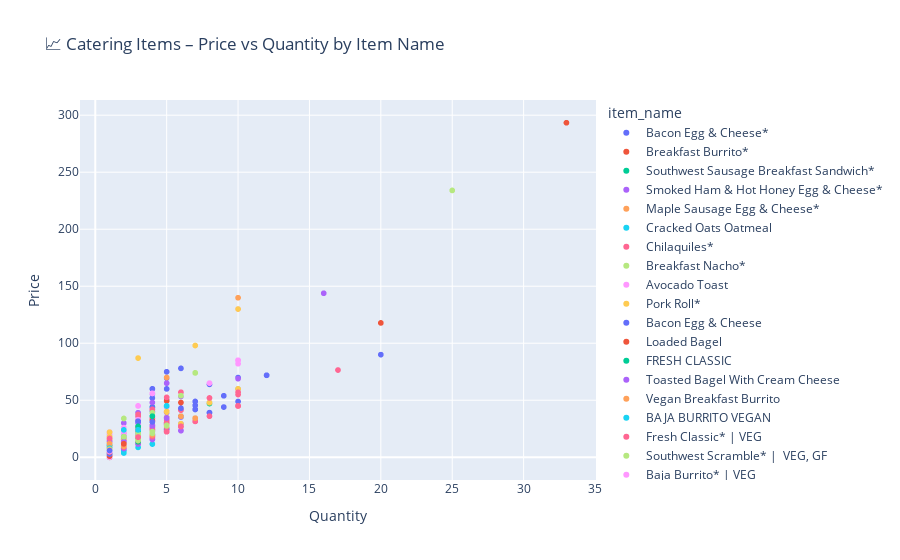
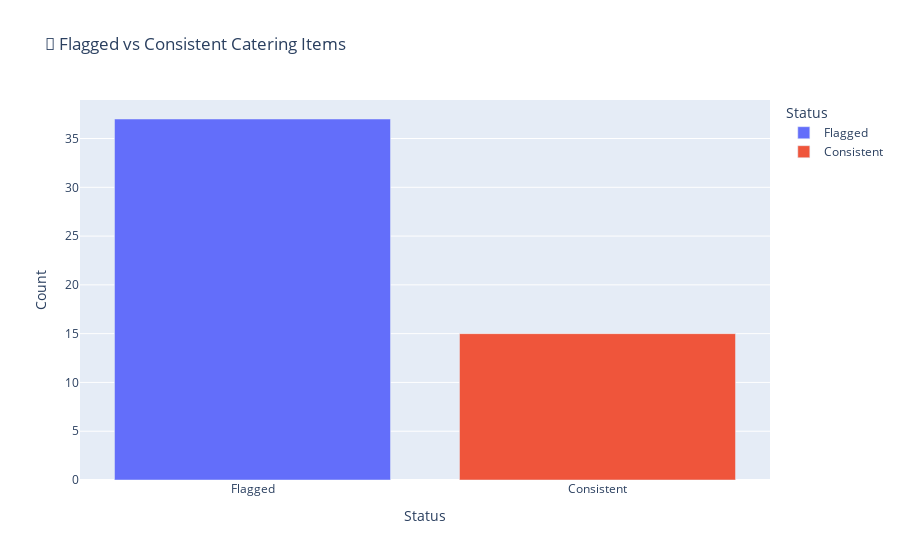

These figures' notebook cell, in order:
### Code cell
import plotly.express as px

# Call flagging function
flagged_df = flag_price_quantity_inconsistencies(order_items)

# 1. Scatter Plot: Pricing behavior per item
fig1 = px.scatter(
    order_items[order_items["item_category"].str.lower() == "breakfast"],
    x="item_quantity",
    y="item_price",
    color="item_name",
    title="📈 Catering Items – Price vs Quantity by Item Name",
    labels={"item_quantity": "Quantity", "item_price": "Price"}
)
fig1.show()

# 2. Flag Summary
flag_summary = flagged_df["flag_inconsistent"].value_counts().rename({True: "Flagged", False: "Consistent"}).reset_index()
flag_summary.columns = ["Status", "Count"]

fig2 = px.bar(
    flag_summary,
    x="Status",
    y="Count",
    color="Status",
    title="🚩 Flagged vs Consistent Catering Items"
)
fig2.show()

### Figure 1 — Plotly figure (JSON) as saved in the notebook; plotly's stock layout.template omitted (floating-point values rounded to 4 significant figures; data arrays with more than 128 entries replaced by an {"elided": "..."} marker saying what was removed)
{"data": [{"hovertemplate": "item_name=Bacon Egg & Cheese*<br>Quantity=%{x}<br>Price=%{y}<extra></extra>", "legendgroup": "Bacon Egg & Cheese*", "marker": {"color": "#636efa", "symbol": "circle"}, "mode": "markers", "name": "Bacon Egg & Cheese*", "showlegend": true, "type": "scattergl", "x": {"elided": "21710 int values"}, "xaxis": "x", "y": {"elided": "21710 float values"}, "yaxis": "y"}, {"hovertemplate": "item_name=Breakfast Burrito*<br>Quantity=%{x}<br>Price=%{y}<extra></extra>", "legendgroup": "Breakfast Burrito*", "marker": {"color": "#EF553B", "symbol": "circle"}, "mode": "markers", "name": "Breakfast Burrito*", "showlegend": true, "type": "scattergl", "x": {"elided": "11778 int values"}, "xaxis": "x", "y": {"elided": "11778 float values"}, "yaxis": "y"}, {"hovertemplate": "item_name=Southwest Sausage Breakfast Sandwich*<br>Quantity=%{x}<br>Price=%{y}<extra></extra>", "legendgroup": "Southwest Sausage Breakfast Sandwich*", "marker": {"color": "#00cc96", "symbol": "circle"}, "mode": "markers", "name": "Southwest Sausage Breakfast Sandwich*", "showlegend": true, "type": "scattergl", "x": {"elided": "8785 int values"}, "xaxis": "x", "y": {"elided": "8785 float values"}, "yaxis": "y"}, {"hovertemplate": "item_name=Smoked Ham & Hot Honey Egg & Cheese*<br>Quantity=%{x}<br>Price=%{y}<extra></extra>", "legendgroup": "Smoked Ham & Hot Honey Egg & Cheese*", "marker": {"color": "#ab63fa", "symbol": "circle"}, "mode": "markers", "name": "Smoked Ham & Hot Honey Egg & Cheese*", "showlegend": true, "type": "scattergl", "x": {"elided": "6543 int values"}, "xaxis": "x", "y": {"elided": "6543 float values"}, "yaxis": "y"}, {"hovertemplate": "item_name=Maple Sausage Egg & Cheese*<br>Quantity=%{x}<br>Price=%{y}<extra></extra>", "legendgroup": "Maple Sausage Egg & Cheese*", "marker": {"color": "#FFA15A", "symbol": "circle"}, "mode": "markers", "name": "Maple Sausage Egg & Cheese*", "showlegend": true, "type": "scattergl", "x": {"elided": "1001 int values"}, "xaxis": "x", "y": {"elided": "1001 float values"}, "yaxis": "y"}, {"hovertemplate": "item_name=Cracked Oats Oatmeal<br>Quantity=%{x}<br>Price=%{y}<extra></extra>", "legendgroup": "Cracked Oats Oatmeal", "marker": {"color": "#19d3f3", "symbol": "circle"}, "mode": "markers", "name": "Cracked Oats Oatmeal", "showlegend": true, "type": "scattergl", "x": {"elided": "2260 int values"}, "xaxis": "x", "y": {"elided": "2260 float values"}, "yaxis": "y"}, {"hovertemplate": "item_name=Chilaquiles*<br>Quantity=%{x}<br>Price=%{y}<extra></extra>", "legendgroup": "Chilaquiles*", "marker": {"color": "#FF6692", "symbol": "circle"}, "mode": "markers", "name": "Chilaquiles*", "showlegend": true, "type": "scattergl", "x": {"elided": "2517 int values"}, "xaxis": "x", "y": {"elided": "2517 float values"}, "yaxis": "y"}, {"hovertemplate": "item_name=Breakfast Nacho*<br>Quantity=%{x}<br>Price=%{y}<extra></extra>", "legendgroup": "Breakfast Nacho*", "marker": {"color": "#B6E880", "symbol": "circle"}, "mode": "markers", "name": "Breakfast Nacho*", "showlegend": true, "type": "scattergl", "x": {"elided": "133 int values"}, "xaxis": "x", "y": {"elided": "133 float values"}, "yaxis": "y"}, {"hovertemplate": "item_name=Avocado Toast<br>Quantity=%{x}<br>Price=%{y}<extra></extra>", "legendgroup": "Avocado Toast", "marker": {"color": "#FF97FF", "symbol": "circle"}, "mode": "markers", "name": "Avocado Toast", "showlegend": true, "type": "scattergl", "x": {"elided": "3648 int values"}, "xaxis": "x", "y": {"elided": "3648 float values"}, "yaxis": "y"}, {"hovertemplate": "item_name=Pork Roll*<br>Quantity=%{x}<br>Price=%{y}<extra></extra>", "legendgroup": "Pork Roll*", "marker": {"color": "#FECB52", "symbol": "circle"}, "mode": "markers", "name": "Pork Roll*", "showlegend": true, "type": "scattergl", "x": {"elided": "2474 int values"}, "xaxis": "x", "y": {"elided": "2474 float values"}, "yaxis": "y"}, {"hovertemplate": "item_name=Bacon Egg & Cheese<br>Quantity=%{x}<br>Price=%{y}<extra></extra>", "legendgroup": "Bacon Egg & Cheese", "marker": {"color": "#636efa", "symbol": "circle"}, "mode": "markers", "name": "Bacon Egg & Cheese", "showlegend": true, "type": "scattergl", "x": {"elided": "390 int values"}, "xaxis": "x", "y": {"elided": "390 float values"}, "yaxis": "y"}, {"hovertemplate": "item_name=Loaded Bagel<br>Quantity=%{x}<br>Price=%{y}<extra></extra>", "legendgroup": "Loaded Bagel", "marker": {"color": "#EF553B", "symbol": "circle"}, "mode": "markers", "name": "Loaded Bagel", "showlegend": true, "type": "scattergl", "x": {"elided": "2199 int values"}, "xaxis": "x", "y": {"elided": "2199 float values"}, "yaxis": "y"}, {"hovertemplate": "item_name=FRESH CLASSIC<br>Quantity=%{x}<br>Price=%{y}<extra></extra>", "legendgroup": "FRESH CLASSIC", "marker": {"color": "#00cc96", "symbol": "circle"}, "mode": "markers", "name": "FRESH CLASSIC", "showlegend": true, "type": "scattergl", "x": {"elided": "160 int values"}, "xaxis": "x", "y": {"elided": "160 float values"}, "yaxis": "y"}, {"hovertemplate": "item_name=Toasted Bagel With Cream Cheese<br>Quantity=%{x}<br>Price=%{y}<extra></extra>", "legendgroup": "Toasted Bagel With Cream Cheese", "marker": {"color": "#ab63fa", "symbol": "circle"}, "mode": "markers", "name": "Toasted Bagel With Cream Cheese", "showlegend": true, "type": "scattergl", "x": {"elided": "3134 int values"}, "xaxis": "x", "y": {"elided": "3134 float values"}, "yaxis": "y"}, {"hovertemplate": "item_name=Vegan Breakfast Burrito<br>Quantity=%{x}<br>Price=%{y}<extra></extra>", "legendgroup": "Vegan Breakfast Burrito", "marker": {"color": "#FFA15A", "symbol": "circle"}, "mode": "markers", "name": "Vegan Breakfast Burrito", "showlegend": true, "type": "scattergl", "x": {"elided": "535 int values"}, "xaxis": "x", "y": {"elided": "535 float values"}, "yaxis": "y"}, {"hovertemplate": "item_name=BAJA BURRITO VEGAN<br>Quantity=%{x}<br>Price=%{y}<extra></extra>", "legendgroup": "BAJA BURRITO VEGAN", "marker": {"color": "#19d3f3", "symbol": "circle"}, "mode": "markers", "name": "BAJA BURRITO VEGAN", "showlegend": true, "type": "scattergl", "x": [1, 1, 1, 2, 1, 1, 1, 2], "xaxis": "x", "y": [8.0, 8.0, 8.0, 16.0, 8.0, 8.0, 8.0, 16.0], "yaxis": "y"}, {"hovertemplate": "item_name=Fresh Classic* | VEG<br>Quantity=%{x}<br>Price=%{y}<extra></extra>", "legendgroup": "Fresh Classic* | VEG", "marker": {"color": "#FF6692", "symbol": "circle"}, "mode": "markers", "name": "Fresh Classic* | VEG", "showlegend": true, "type": "scattergl", "x": {"elided": "2482 int values"}, "xaxis": "x", "y": {"elided": "2482 float values"}, "yaxis": "y"}, {"hovertemplate": "item_name=Southwest Scramble* |  VEG, GF<br>Quantity=%{x}<br>Price=%{y}<extra></extra>", "legendgroup": "Southwest Scramble* |  VEG, GF", "marker": {"color": "#B6E880", "symbol": "circle"}, "mode": "markers", "name": "Southwest Scramble* |  VEG, GF", "showlegend": true, "type": "scattergl", "x": {"elided": "190 int values"}, "xaxis": "x", "y": {"elided": "190 float values"}, "yaxis": "y"}, {"hovertemplate": "item_name=Baja Burrito* | VEG<br>Quantity=%{x}<br>Price=%{y}<extra></extra>", "legendgroup": "Baja Burrito* | VEG", "marker": {"color": "#FF97FF", "symbol": "circle"}, "mode": "markers", "name": "Baja Burrito* | VEG", "showlegend": true, "type": "scattergl", "x": {"elided": "350 int values"}, "xaxis": "x", "y": {"elided": "350 float values"}, "yaxis": "y"}, {"hovertemplate": "item_name=Mindful Moroccan<br>Quantity=%{x}<br>Price=%{y}<extra></extra>", "legendgroup": "Mindful Moroccan", "marker": {"color": "#FECB52", "symbol": "circle"}, "mode": "markers", "name": "Mindful Moroccan", "showlegend": true, "type": "scattergl", "x": [1, 1, 2, 1, 1, 1, 1, 1], "xaxis": "x", "y": [9.0, 10.5, 22.0, 9.0, 9.0, 9.0, 11.0, 9.0], "yaxis": "y"}, {"hovertemplate": "item_name=Fresh Classic<br>Quantity=%{x}<br>Price=%{y}<extra></extra>", "legendgroup": "Fresh Classic", "marker": {"color": "#636efa", "symbol": "circle"}, "mode": "markers", "name": "Fresh Classic", "showlegend": true, "type": "scattergl", "x": [1, 1, 1, 1, 3, 1, 3, 1, 1, 1, 3, 1, 1, 1, 1, 1, 1, 1, 1, 1, 1, 3, 1, 1, 1, 1, 1, 2, 1, 1, 1, 1, 1, 1, 1, 1, 1, 1, 1, 2, 1, 1, 1, 1, 1, 1, 1, 1, 1, 1, 1, 1, 1, 1, 1, 3, 1, 1, 1, 1, 1, 1, 1, 1, 1, 1, 1, 1, 1, 1, 1, 1, 1, 1, 1, 20, 1, 1, 1, 1, 1, 1, 1, 1, 1, 1, 1, 1, 1, 1, 1, 1, 1, 1, 1, 1, 7, 1, 1], "xaxis": "x", "y": [4.5, 6.5, 6.5, 4.5, 31.5, 4.5, 31.5, 4.5, 8.5, 4.5, 31.5, 4.5, 8.5, 8.5, 4.5, 4.5, 4.5, 6.5, 4.5, 4.5, 7.5, 31.5, 6.5, 6.5, 6.5, 4.5, 4.5, 13.0, 4.5, 4.5, 4.5, 4.5, 4.5, 4.5, 6.5, 4.5, 8.5, 8.5, 6.5, 13.0, 4.5, 8.5, 6.5, 4.5, 8.5, 4.5, 4.5, 4.5, 4.5, 4.5, 6.5, 6.5, 4.5, 4.5, 4.5, 31.5, 10.5, 6.5, 6.5, 4.5, 4.5, 6.5, 4.5, 8.5, 4.5, 6.5, 6.5, 4.5, 8.5, 4.5, 6.5, 4.5, 6.5, 4.5, 6.5, 90.0, 6.5, 4.5, 6.5, 10.5, 4.5, 6.5, 4.5, 6.5, 4.5, 4.5, 4.5, 6.5, 6.5, 4.5, 4.5, 10.5, 4.5, 6.5, 4.5, 6.5, 45.5, 6.5, 4.5], "yaxis": "y"}, {"hovertemplate": "item_name=Baja Burrito Vegan |  V, VEG<br>Quantity=%{x}<br>Price=%{y}<extra></extra>", "legendgroup": "Baja Burrito Vegan |  V, VEG", "marker": {"color": "#EF553B", "symbol": "circle"}, "mode": "markers", "name": "Baja Burrito Vegan |  V, VEG", "showlegend": true, "type": "scattergl", "x": {"elided": "204 int values"}, "xaxis": "x", "y": {"elided": "204 float values"}, "yaxis": "y"}, {"hovertemplate": "item_name=Brooklyn Bliss | VEG<br>Quantity=%{x}<br>Price=%{y}<extra></extra>", "legendgroup": "Brooklyn Bliss | VEG", "marker": {"color": "#00cc96", "symbol": "circle"}, "mode": "markers", "name": "Brooklyn Bliss | VEG", "showlegend": true, "type": "scattergl", "x": [1, 1, 1, 1, 1, 1, 1, 1, 1, 1, 1, 1, 1, 1, 1, 1, 1, 1, 1, 1, 2, 1, 1, 1, 1, 1, 1, 1, 1, 1, 1, 1, 1, 3, 1, 1, 1, 1, 1, 1, 1, 1, 1, 1, 1, 1, 1, 1, 1, 1, 3, 1, 1, 1, 1, 1, 1, 1, 1, 2, 3, 1, 1, 1, 1, 1, 1, 1, 3, 1, 3, 1, 1, 1, 3, 1, 1, 1, 1, 1, 1, 1, 1, 1, 1, 1, 1, 1, 1, 1, 3, 1, 1, 3, 1, 1, 1, 1, 1, 2, 1, 1, 1, 1, 1, 1, 1, 1, 1, 1, 1], "xaxis": "x", "y": [6.5, 4.5, 4.5, 4.5, 6.5, 4.5, 13.5, 4.5, 4.5, 4.5, 8.5, 6.5, 4.5, 6.5, 4.5, 4.5, 13.5, 9.5, 13.5, 6.5, 15.0, 7.5, 6.5, 9.5, 13.5, 6.5, 13.5, 13.5, 7.5, 4.5, 6.5, 4.5, 5.5, 16.5, 4.5, 4.5, 13.5, 8.5, 7.5, 4.5, 9.5, 6.5, 6.5, 4.5, 6.5, 7.5, 13.5, 7.5, 13.5, 7.5, 16.5, 4.5, 6.5, 4.5, 13.5, 13.5, 4.5, 9.5, 7.5, 13.0, 13.5, 13.5, 4.5, 4.5, 13.5, 4.5, 4.5, 13.5, 16.5, 7.5, 16.5, 4.5, 4.5, 6.5, 16.5, 4.5, 4.5, 4.5, 7.5, 4.5, 4.5, 6.5, 7.5, 6.5, 13.5, 6.5, 13.5, 6.5, 13.5, 7.5, 16.5, 7.5, 4.5, 22.5, 7.5, 4.5, 7.5, 13.5, 6.5, 13.0, 6.5, 4.5, 6.5, 7.5, 6.5, 4.5, 6.5, 6.5, 4.5, 6.5, 6.5], "yaxis": "y"}, {"hovertemplate": "item_name=Shakshuka*<br>Quantity=%{x}<br>Price=%{y}<extra></extra>", "legendgroup": "Shakshuka*", "marker": {"color": "#ab63fa", "symbol": "circle"}, "mode": "markers", "name": "Shakshuka*", "showlegend": true, "type": "scattergl", "x": {"elided": "310 int values"}, "xaxis": "x", "y": {"elided": "310 float values"}, "yaxis": "y"}, {"hovertemplate": "item_name=EGG & CHEESE BACON<br>Quantity=%{x}<br>Price=%{y}<extra></extra>", "legendgroup": "EGG & CHEESE BACON", "marker": {"color": "#FFA15A", "symbol": "circle"}, "mode": "markers", "name": "EGG & CHEESE BACON", "showlegend": true, "type": "scattergl", "x": [1, 1, 1, 1, 1, 1, 1, 1, 1, 1, 1, 1, 2, 1, 1, 1, 1, 1, 1, 1, 1, 1, 1, 1, 1, 2, 1, 2, 1, 2, 1, 1, 1, 1, 1, 1, 1, 1, 1, 1, 1, 1, 1, 1, 2, 1, 1, 1, 1, 1, 1, 1, 1, 3, 1, 1, 1, 1, 1, 1, 1, 1, 1, 1, 2, 1, 1, 4, 1, 1, 1, 7, 1], "xaxis": "x", "y": [4.89, 4.89, 4.89, 4.89, 4.89, 4.89, 4.89, 6.89, 4.89, 4.89, 4.89, 4.89, 9.78, 4.89, 4.89, 4.89, 4.89, 4.89, 6.89, 4.89, 4.89, 4.89, 4.89, 4.89, 6.89, 9.78, 4.89, 9.78, 4.89, 9.78, 4.89, 4.89, 4.89, 4.89, 6.89, 4.89, 4.89, 4.89, 4.89, 4.89, 4.89, 4.89, 4.89, 7.89, 9.78, 4.89, 4.89, 4.89, 4.89, 4.89, 4.89, 6.89, 4.89, 14.67, 4.89, 6.89, 2.89, 4.89, 4.89, 4.89, 4.89, 4.89, 4.89, 4.89, 9.78, 4.89, 4.89, 19.56, 4.89, 4.89, 4.89, 34.23, 4.89], "yaxis": "y"}, {"hovertemplate": "item_name=Green Smash<br>Quantity=%{x}<br>Price=%{y}<extra></extra>", "legendgroup": "Green Smash", "marker": {"color": "#19d3f3", "symbol": "circle"}, "mode": "markers", "name": "Green Smash", "showlegend": true, "type": "scattergl", "x": [1, 1, 1, 1, 1, 1, 1, 1, 1, 1, 1, 1, 1, 1, 1, 1, 1, 1, 1, 1, 1], "xaxis": "x", "y": [10.0, 10.0, 10.0, 10.0, 10.0, 10.0, 10.0, 10.0, 10.0, 10.0, 10.0, 10.0, 10.0, 10.0, 10.0, 10.0, 10.0, 10.0, 10.0, 10.0, 6.0], "yaxis": "y"}, {"hovertemplate": "item_name=Maine Grain Oats<br>Quantity=%{x}<br>Price=%{y}<extra></extra>", "legendgroup": "Maine Grain Oats", "marker": {"color": "#FF6692", "symbol": "circle"}, "mode": "markers", "name": "Maine Grain Oats", "showlegend": true, "type": "scattergl", "x": [1, 1, 1, 1, 1, 1, 1, 1, 1, 1, 1, 1, 1, 1, 1, 1, 1, 1, 2, 1, 1, 1, 1, 1, 1], "xaxis": "x", "y": [8.5, 9.5, 5.0, 6.5, 5.0, 5.0, 5.0, 6.0, 5.0, 5.0, 5.0, 7.5, 5.0, 7.5, 5.0, 9.5, 5.0, 7.5, 10.0, 5.0, 5.0, 5.0, 5.0, 5.0, 5.0], "yaxis": "y"}, {"hovertemplate": "item_name=Maine Grain Oats | V, VEG, GF<br>Quantity=%{x}<br>Price=%{y}<extra></extra>", "legendgroup": "Maine Grain Oats | V, VEG, GF", "marker": {"color": "#B6E880", "symbol": "circle"}, "mode": "markers", "name": "Maine Grain Oats | V, VEG, GF", "showlegend": true, "type": "scattergl", "x": {"elided": "406 int values"}, "xaxis": "x", "y": {"elided": "406 float values"}, "yaxis": "y"}, {"hovertemplate": "item_name=Shakshuka* | VEG<br>Quantity=%{x}<br>Price=%{y}<extra></extra>", "legendgroup": "Shakshuka* | VEG", "marker": {"color": "#FF97FF", "symbol": "circle"}, "mode": "markers", "name": "Shakshuka* | VEG", "showlegend": true, "type": "scattergl", "x": [1, 1, 1, 1, 1, 1, 1, 1, 1, 1, 1, 1, 1, 1, 1, 1, 1, 1, 1, 1, 1, 1, 1, 1, 1, 1, 1, 2, 1, 1, 1, 1, 1, 1, 1, 1, 1, 1, 1, 1, 1, 1, 1, 1, 1, 1, 1, 2, 1, 1, 1, 1, 1, 1, 1, 1, 1, 1, 1, 1, 1, 1, 1, 2, 1, 1, 1, 1, 1, 1, 1, 1, 1, 1, 1, 1, 1, 1, 1, 1, 1, 1, 1, 1, 1, 1, 1, 1, 2, 1, 1, 1, 1, 1, 1, 1, 1, 1, 1, 1, 1], "xaxis": "x", "y": [8.0, 8.0, 8.0, 8.0, 8.0, 8.0, 8.0, 8.0, 8.0, 8.0, 8.0, 8.0, 8.0, 8.0, 8.0, 8.0, 8.0, 8.0, 14.0, 8.0, 8.0, 8.0, 8.0, 10.0, 8.0, 8.0, 8.0, 22.0, 8.0, 8.0, 0.0, 8.0, 8.0, 8.0, 8.0, 8.0, 14.0, 12.0, 12.0, 14.0, 8.0, 8.0, 8.0, 8.0, 8.0, 8.0, 8.0, 16.0, 8.0, 9.0, 8.0, 8.0, 8.0, 8.0, 12.0, 8.0, 8.0, 8.0, 8.0, 8.0, 8.0, 8.0, 14.0, 16.0, 8.0, 12.0, 14.0, 10.0, 8.0, 8.0, 10.0, 8.0, 8.0, 8.0, 8.0, 8.0, 14.0, 8.0, 8.0, 8.0, 8.0, 8.0, 8.0, 14.0, 8.0, 12.0, 8.0, 8.0, 20.0, 8.0, 8.0, 8.0, 12.0, 8.0, 8.0, 12.0, 8.0, 14.0, 8.0, 8.0, 10.0], "yaxis": "y"}, {"hovertemplate": "item_name=Baja Burrito<br>Quantity=%{x}<br>Price=%{y}<extra></extra>", "legendgroup": "Baja Burrito", "marker": {"color": "#FECB52", "symbol": "circle"}, "mode": "markers", "name": "Baja Burrito", "showlegend": true, "type": "scattergl", "x": [1, 1, 1, 5, 1, 1, 1, 1, 1, 1, 1, 1, 1, 1, 1, 2, 1, 1, 1, 1, 1, 1, 5, 1, 1, 1, 1, 1, 1, 1, 1, 1, 5, 1, 1, 1, 1, 1, 1, 1, 1, 1, 1, 1, 1, 5, 1, 1, 1], "xaxis": "x", "y": [8.0, 8.0, 8.0, 40.0, 8.0, 11.0, 8.0, 8.0, 8.0, 8.0, 11.0, 8.0, 11.0, 8.0, 8.0, 16.0, 8.0, 8.0, 8.0, 8.0, 8.0, 8.0, 40.0, 8.0, 8.0, 8.0, 8.0, 8.0, 8.0, 11.0, 8.0, 8.0, 40.0, 8.0, 11.0, 8.0, 8.0, 8.0, 8.0, 8.0, 11.0, 11.0, 8.0, 8.0, 11.0, 40.0, 11.0, 8.0, 8.0], "yaxis": "y"}, {"hovertemplate": "item_name=Green Smash | V, VEG<br>Quantity=%{x}<br>Price=%{y}<extra></extra>", "legendgroup": "Green Smash | V, VEG", "marker": {"color": "#636efa", "symbol": "circle"}, "mode": "markers", "name": "Green Smash | V, VEG", "showlegend": true, "type": "scattergl", "x": [1, 1, 1, 1, 1, 1, 1, 4, 1, 1, 1, 1, 1, 1, 1, 1, 1, 1, 1, 6, 1, 1, 1, 1, 1, 1, 1, 1, 1, 1, 1, 1, 1, 1, 1, 1, 1, 1, 1, 1, 1, 1, 2, 1, 1, 1, 1, 1, 1, 1, 1, 1, 1, 1, 1, 1, 1, 1, 1, 1, 1, 1, 1, 1, 1, 1, 1, 1, 1, 1, 1, 1, 1, 1, 1, 1, 1, 1, 1, 1, 1], "xaxis": "x", "y": [6.0, 6.0, 6.0, 6.0, 6.0, 15.0, 6.0, 31.0, 6.0, 6.0, 6.0, 6.0, 6.0, 6.0, 6.0, 6.0, 6.0, 6.0, 6.0, 43.0, 6.0, 6.0, 6.0, 6.0, 6.0, 6.0, 6.0, 6.0, 7.0, 8.0, 10.0, 6.0, 6.0, 9.0, 6.0, 6.0, 6.0, 6.0, 6.0, 8.0, 6.0, 10.0, 12.0, 6.0, 8.0, 15.0, 15.0, 6.0, 6.0, 6.0, 6.0, 11.0, 8.0, 8.0, 6.0, 6.0, 6.0, 6.0, 6.0, 6.0, 6.0, 6.0, 6.0, 6.0, 6.0, 6.0, 15.0, 11.0, 6.0, 6.0, 9.0, 7.0, 6.0, 6.0, 15.0, 6.0, 7.0, 6.0, 6.0, 8.0, 8.0], "yaxis": "y"}, {"hovertemplate": "item_name=Test<br>Quantity=%{x}<br>Price=%{y}<extra></extra>", "legendgroup": "Test", "marker": {"color": "#EF553B", "symbol": "circle"}, "mode": "markers", "name": "Test", "showlegend": true, "type": "scattergl", "x": [1], "xaxis": "x", "y": [1.0], "yaxis": "y"}, {"hovertemplate": "item_name=Southwest Scramble Vegan* | V, VEG, GF<br>Quantity=%{x}<br>Price=%{y}<extra></extra>", "legendgroup": "Southwest Scramble Vegan* | V, VEG, GF", "marker": {"color": "#00cc96", "symbol": "circle"}, "mode": "markers", "name": "Southwest Scramble Vegan* | V, VEG, GF", "showlegend": true, "type": "scattergl", "x": [1, 1, 1, 1, 1, 1, 1, 1, 1, 1, 1, 1, 1, 1, 1, 1, 1, 1, 1, 1, 1, 3, 1, 1, 1, 1, 1, 1, 1, 1, 1, 1, 1, 1, 1, 1, 1, 1, 1, 1, 1, 1, 1, 1, 1, 1, 1, 1, 1, 1, 1, 1, 1, 4, 1, 1, 1, 1, 1, 1, 1, 1, 1, 1, 1, 1, 1, 1, 1, 1, 1, 1, 1, 1, 1, 1, 1, 1, 1, 1, 1, 1, 2, 1, 1, 1, 1, 3, 1, 1, 1, 1, 1], "xaxis": "x", "y": [9.0, 9.0, 9.0, 9.0, 9.0, 9.0, 9.0, 9.0, 9.0, 9.0, 9.0, 9.0, 9.0, 9.0, 9.0, 9.0, 9.0, 9.0, 9.0, 9.0, 9.0, 27.0, 9.0, 9.0, 9.0, 9.0, 9.0, 9.0, 9.0, 9.0, 9.0, 9.0, 9.0, 9.0, 9.0, 9.0, 9.0, 9.0, 9.0, 9.0, 9.0, 9.0, 9.0, 9.0, 9.0, 9.0, 9.0, 9.0, 9.0, 9.0, 9.0, 9.0, 9.0, 36.0, 9.0, 9.0, 9.0, 9.0, 9.0, 9.0, 9.0, 9.0, 9.0, 9.0, 9.0, 9.0, 9.0, 9.0, 9.0, 9.0, 9.0, 9.0, 9.0, 9.0, 9.0, 9.0, 9.0, 9.0, 9.0, 9.0, 9.0, 9.0, 18.0, 9.0, 9.0, 9.0, 9.0, 27.0, 9.0, 9.0, 9.0, 9.0, 9.0], "yaxis": "y"}, {"hovertemplate": "item_name=SHAKSHUKA<br>Quantity=%{x}<br>Price=%{y}<extra></extra>", "legendgroup": "SHAKSHUKA", "marker": {"color": "#ab63fa", "symbol": "circle"}, "mode": "markers", "name": "SHAKSHUKA", "showlegend": true, "type": "scattergl", "x": [1, 1, 1, 1, 1, 1, 1, 1, 1, 1, 1, 1, 1, 1, 1, 1, 1, 1, 2], "xaxis": "x", "y": [6.89, 6.89, 6.89, 6.89, 6.89, 6.89, 6.89, 6.89, 6.89, 9.89, 11.89, 6.89, 6.89, 8.89, 6.89, 6.89, 6.89, 6.89, 13.78], "yaxis": "y"}, {"hovertemplate": "item_name=Totes Oats<br>Quantity=%{x}<br>Price=%{y}<extra></extra>", "legendgroup": "Totes Oats", "marker": {"color": "#FFA15A", "symbol": "circle"}, "mode": "markers", "name": "Totes Oats", "showlegend": true, "type": "scattergl", "x": [1, 1, 1, 2, 1, 1, 1, 1, 1, 1, 1, 1, 1, 1, 1, 1, 1, 1, 1, 1, 1, 1, 1], "xaxis": "x", "y": [5.0, 5.0, 9.0, 10.0, 5.0, 5.0, 5.0, 5.0, 5.0, 5.0, 5.0, 5.0, 5.0, 11.5, 5.0, 5.0, 5.0, 5.0, 7.0, 5.0, 5.0, 5.0, 5.0], "yaxis": "y"}, {"hovertemplate": "item_name=Southwest Scramble<br>Quantity=%{x}<br>Price=%{y}<extra></extra>", "legendgroup": "Southwest Scramble", "marker": {"color": "#19d3f3", "symbol": "circle"}, "mode": "markers", "name": "Southwest Scramble", "showlegend": true, "type": "scattergl", "x": [5, 5, 1, 1, 1, 1, 1, 5, 1, 1, 1, 1, 1, 1, 1, 1, 1, 2, 1, 1, 2, 1, 1, 1, 1, 1, 1, 1, 1, 1, 1, 1, 2, 1, 1, 1, 1, 1, 1, 1, 2, 1], "xaxis": "x", "y": [45.0, 45.0, 9.0, 9.0, 11.0, 9.0, 9.0, 45.0, 9.0, 9.0, 12.0, 9.0, 9.0, 9.0, 9.0, 9.0, 9.0, 18.0, 9.0, 9.0, 18.0, 9.0, 9.0, 9.0, 10.5, 10.0, 9.0, 9.0, 9.0, 13.5, 9.0, 9.0, 18.0, 9.0, 9.0, 9.0, 10.0, 9.0, 10.5, 9.0, 24.0, 9.0], "yaxis": "y"}, {"hovertemplate": "item_name=EGG & CHEESE HAM<br>Quantity=%{x}<br>Price=%{y}<extra></extra>", "legendgroup": "EGG & CHEESE HAM", "marker": {"color": "#FF6692", "symbol": "circle"}, "mode": "markers", "name": "EGG & CHEESE HAM", "showlegend": true, "type": "scattergl", "x": [1, 1, 1, 2, 2, 2, 3, 2, 1, 1, 1, 1, 3, 1, 1, 2, 2, 1, 2, 2, 1, 2, 2, 2, 2, 2], "xaxis": "x", "y": [5.89, 5.89, 8.89, 11.78, 11.78, 11.78, 17.67, 11.78, 5.89, 8.89, 5.89, 5.89, 17.67, 5.89, 7.89, 11.78, 11.78, 7.89, 11.78, 11.78, 5.89, 11.78, 11.78, 11.78, 11.78, 11.78], "yaxis": "y"}, {"hovertemplate": "item_name=Southwest Scramble* VEG, GF<br>Quantity=%{x}<br>Price=%{y}<extra></extra>", "legendgroup": "Southwest Scramble* VEG, GF", "marker": {"color": "#B6E880", "symbol": "circle"}, "mode": "markers", "name": "Southwest Scramble* VEG, GF", "showlegend": true, "type": "scattergl", "x": [1], "xaxis": "x", "y": [9.0], "yaxis": "y"}, {"hovertemplate": "item_name=EGG & CHEESE<br>Quantity=%{x}<br>Price=%{y}<extra></extra>", "legendgroup": "EGG & CHEESE", "marker": {"color": "#FF97FF", "symbol": "circle"}, "mode": "markers", "name": "EGG & CHEESE", "showlegend": true, "type": "scattergl", "x": [1, 1, 1, 1], "xaxis": "x", "y": [14.89, 4.89, 4.89, 6.89], "yaxis": "y"}, {"hovertemplate": "item_name=Buddha Bowl<br>Quantity=%{x}<br>Price=%{y}<extra></extra>", "legendgroup": "Buddha Bowl", "marker": {"color": "#FECB52", "symbol": "circle"}, "mode": "markers", "name": "Buddha Bowl", "showlegend": true, "type": "scattergl", "x": [1, 1, 1, 1, 7, 1, 1, 1, 1, 1, 1, 1, 1, 1, 1, 1, 1, 1, 1, 1, 1, 1, 1, 1, 1, 1, 1, 1, 1, 1, 3, 1, 10, 1, 1], "xaxis": "x", "y": [13.0, 3.0, 16.0, 13.0, 98.0, 13.0, 13.0, 13.0, 13.0, 13.0, 13.0, 13.0, 13.0, 18.0, 16.0, 13.0, 13.0, 13.0, 16.0, 13.0, 13.0, 13.0, 22.0, 13.0, 14.0, 14.0, 13.0, 13.0, 16.5, 13.0, 87.0, 13.0, 130.0, 13.0, 13.0], "yaxis": "y"}, {"hovertemplate": "item_name=CRACKED OATMEAL<br>Quantity=%{x}<br>Price=%{y}<extra></extra>", "legendgroup": "CRACKED OATMEAL", "marker": {"color": "#636efa", "symbol": "circle"}, "mode": "markers", "name": "CRACKED OATMEAL", "showlegend": true, "type": "scattergl", "x": [1, 1, 1], "xaxis": "x", "y": [2.89, 2.89, 2.89], "yaxis": "y"}, {"hovertemplate": "item_name=Brooklyn Bliss<br>Quantity=%{x}<br>Price=%{y}<extra></extra>", "legendgroup": "Brooklyn Bliss", "marker": {"color": "#EF553B", "symbol": "circle"}, "mode": "markers", "name": "Brooklyn Bliss", "showlegend": true, "type": "scattergl", "x": [1, 1, 1, 1], "xaxis": "x", "y": [8.5, 4.5, 8.5, 4.5], "yaxis": "y"}, {"hovertemplate": "item_name=EGG & CHEESE SAUSAGE<br>Quantity=%{x}<br>Price=%{y}<extra></extra>", "legendgroup": "EGG & CHEESE SAUSAGE", "marker": {"color": "#00cc96", "symbol": "circle"}, "mode": "markers", "name": "EGG & CHEESE SAUSAGE", "showlegend": true, "type": "scattergl", "x": [1, 1, 1, 1], "xaxis": "x", "y": [5.89, 5.89, 5.89, 9.89], "yaxis": "y"}, {"hovertemplate": "item_name=Breakfast Burrito<br>Quantity=%{x}<br>Price=%{y}<extra></extra>", "legendgroup": "Breakfast Burrito", "marker": {"color": "#ab63fa", "symbol": "circle"}, "mode": "markers", "name": "Breakfast Burrito", "showlegend": true, "type": "scattergl", "x": [1, 1, 1, 1], "xaxis": "x", "y": [5.89, 5.89, 13.89, 5.89], "yaxis": "y"}, {"hovertemplate": "item_name=BAJA BURRITO<br>Quantity=%{x}<br>Price=%{y}<extra></extra>", "legendgroup": "BAJA BURRITO", "marker": {"color": "#FFA15A", "symbol": "circle"}, "mode": "markers", "name": "BAJA BURRITO", "showlegend": true, "type": "scattergl", "x": [1, 1, 1, 1, 1, 1, 1, 1, 1, 1, 1, 1], "xaxis": "x", "y": [8.0, 8.0, 8.0, 8.0, 8.0, 9.0, 8.0, 9.0, 8.0, 8.0, 12.0, 8.0], "yaxis": "y"}, {"hovertemplate": "item_name=Shakshuka<br>Quantity=%{x}<br>Price=%{y}<extra></extra>", "legendgroup": "Shakshuka", "marker": {"color": "#19d3f3", "symbol": "circle"}, "mode": "markers", "name": "Shakshuka", "showlegend": true, "type": "scattergl", "x": [1, 3, 1, 3], "xaxis": "x", "y": [8.0, 24.0, 8.0, 24.0], "yaxis": "y"}, {"hovertemplate": "item_name=FRESH CLASSIC* | VEG<br>Quantity=%{x}<br>Price=%{y}<extra></extra>", "legendgroup": "FRESH CLASSIC* | VEG", "marker": {"color": "#FF6692", "symbol": "circle"}, "mode": "markers", "name": "FRESH CLASSIC* | VEG", "showlegend": true, "type": "scattergl", "x": [1], "xaxis": "x", "y": [16.5], "yaxis": "y"}, {"hovertemplate": "item_name=SOUTHWEST SCRAMBLE VEGAN<br>Quantity=%{x}<br>Price=%{y}<extra></extra>", "legendgroup": "SOUTHWEST SCRAMBLE VEGAN", "marker": {"color": "#B6E880", "symbol": "circle"}, "mode": "markers", "name": "SOUTHWEST SCRAMBLE VEGAN", "showlegend": true, "type": "scattergl", "x": [2], "xaxis": "x", "y": [18.0], "yaxis": "y"}, {"hovertemplate": "item_name=MAINE GRAIN OATS<br>Quantity=%{x}<br>Price=%{y}<extra></extra>", "legendgroup": "MAINE GRAIN OATS", "marker": {"color": "#FF97FF", "symbol": "circle"}, "mode": "markers", "name": "MAINE GRAIN OATS", "showlegend": true, "type": "scattergl", "x": [1, 1], "xaxis": "x", "y": [5.0, 5.0], "yaxis": "y"}, {"hovertemplate": "item_name=The SHAKSHUKA<br>Quantity=%{x}<br>Price=%{y}<extra></extra>", "legendgroup": "The SHAKSHUKA", "marker": {"color": "#FECB52", "symbol": "circle"}, "mode": "markers", "name": "The SHAKSHUKA", "showlegend": true, "type": "scattergl", "x": [1, 1], "xaxis": "x", "y": [6.89, 6.89], "yaxis": "y"}, {"hovertemplate": "item_name=AVOCADO TOAST<br>Quantity=%{x}<br>Price=%{y}<extra></extra>", "legendgroup": "AVOCADO TOAST", "marker": {"color": "#636efa", "symbol": "circle"}, "mode": "markers", "name": "AVOCADO TOAST", "showlegend": true, "type": "scattergl", "x": [1], "xaxis": "x", "y": [5.89], "yaxis": "y"}, {"hovertemplate": "item_name=Chilaquiles<br>Quantity=%{x}<br>Price=%{y}<extra></extra>", "legendgroup": "Chilaquiles", "marker": {"color": "#EF553B", "symbol": "circle"}, "mode": "markers", "name": "Chilaquiles", "showlegend": true, "type": "scattergl", "x": [2], "xaxis": "x", "y": [11.78], "yaxis": "y"}], "layout": {"legend": {"title": {"text": "item_name"}, "tracegroupgap": 0}, "title": {"text": "📈 Catering Items – Price vs Quantity by Item Name"}, "xaxis": {"anchor": "y", "domain": [0, 1], "title": {"text": "Quantity"}}, "yaxis": {"anchor": "x", "domain": [0, 1], "title": {"text": "Price"}}}}

### Figure 2 — Plotly figure (JSON) as saved in the notebook; plotly's stock layout.template omitted (floating-point values rounded to 4 significant figures)
{"data": [{"hovertemplate": "Status=%{x}<br>Count=%{y}<extra></extra>", "legendgroup": "Flagged", "marker": {"color": "#636efa", "pattern": {"shape": ""}}, "name": "Flagged", "orientation": "v", "showlegend": true, "textposition": "auto", "type": "bar", "x": ["Flagged"], "xaxis": "x", "y": [37], "yaxis": "y"}, {"hovertemplate": "Status=%{x}<br>Count=%{y}<extra></extra>", "legendgroup": "Consistent", "marker": {"color": "#EF553B", "pattern": {"shape": ""}}, "name": "Consistent", "orientation": "v", "showlegend": true, "textposition": "auto", "type": "bar", "x": ["Consistent"], "xaxis": "x", "y": [15], "yaxis": "y"}], "layout": {"barmode": "relative", "legend": {"title": {"text": "Status"}, "tracegroupgap": 0}, "title": {"text": "🚩 Flagged vs Consistent Catering Items"}, "xaxis": {"anchor": "y", "categoryarray": ["Flagged", "Consistent"], "categoryorder": "array", "domain": [0, 1], "title": {"text": "Status"}}, "yaxis": {"anchor": "x", "domain": [0, 1], "title": {"text": "Count"}}}}
